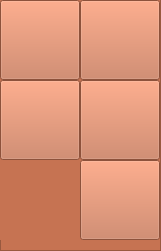
   <widget class="QFrame" name="frame_memo">
    <property name="geometry">
     <rect>
      <x>680</x>
      <y>260</y>
      <width>161</width>
      <height>251</height>
     </rect>
    </property>
    <property name="styleSheet">
     <string notr="true">background-color: #c67352;</string>
    </property>
    <property name="frameShape">
     <enum>QFrame::StyledPanel</enum>
    </property>
    <property name="frameShadow">
     <enum>QFrame::Raised</enum>
    </property>
    <widget class="QWidget" name="verticalLayoutWidget_3">
     <property name="geometry">
      <rect>
       <x>0</x>
       <y>0</y>
       <width>166</width>
       <height>251</height>
      </rect>
     </property>
     <layout class="QVBoxLayout" name="vbox_memo">
      <property name="spacing">
       <number>0</number>
      </property>
      <property name="sizeConstraint">
       <enum>QLayout::SetMinAndMaxSize</enum>
      </property>
      <item>
       <layout class="QHBoxLayout" name="hbox_memo_0">
        <property name="spacing">
         <number>0</number>
        </property>
        <item>
         <widget class="QPushButton" name="btn_memo_voltorb">
          <property name="minimumSize">
           <size>
            <width>80</width>
            <height>80</height>
           </size>
          </property>
          <property name="maximumSize">
           <size>
            <width>80</width>
            <height>80</height>
           </size>
          </property>
          <property name="text">
           <string/>
          </property>
          <property name="icon">
           <iconset>
            <normaloff>data/memo-v-uc.png</normaloff>data/memo-v-uc.png</iconset>
          </property>
          <property name="iconSize">
           <size>
            <width>80</width>
            <height>80</height>
           </size>
          </property>
         </widget>
        </item>
        <item>
         <widget class="QPushButton" name="btn_memo_1">
          <property name="minimumSize">
           <size>
            <width>80</width>
            <height>80</height>
           </size>
          </property>
          <property name="maximumSize">
           <size>
            <width>80</width>
            <height>80</height>
           </size>
          </property>
          <property name="text">
           <string/>
          </property>
          <property name="icon">
           <iconset>
            <normaloff>data/memo-1-uc.png</normaloff>data/memo-1-uc.png</iconset>
          </property>
          <property name="iconSize">
           <size>
            <width>80</width>
            <height>80</height>
           </size>
          </property>
         </widget>
        </item>
       </layout>
      </item>
      <item>
       <layout class="QHBoxLayout" name="hbox_memo_1">
        <property name="spacing">
         <number>0</number>
        </property>
        <item>
         <widget class="QPushButton" name="btn_memo_2">
          <property name="minimumSize">
           <size>
            <width>80</width>
            <height>80</height>
           </size>
          </property>
          <property name="maximumSize">
           <size>
            <width>80</width>
            <height>80</height>
           </size>
          </property>
          <property name="text">
           <string/>
          </property>
          <property name="icon">
           <iconset>
            <normaloff>data/memo-2-uc.png</normaloff>data/memo-2-uc.png</iconset>
          </property>
          <property name="iconSize">
           <size>
            <width>80</width>
            <height>80</height>
           </size>
          </property>
         </widget>
        </item>
        <item>
         <widget class="QPushButton" name="btn_memo_3">
          <property name="minimumSize">
           <size>
            <width>80</width>
            <height>80</height>
           </size>
          </property>
          <property name="maximumSize">
           <size>
            <width>80</width>
            <height>80</height>
           </size>
          </property>
          <property name="text">
           <string/>
          </property>
          <property name="icon">
           <iconset>
            <normaloff>data/memo-3-uc.png</normaloff>data/memo-3-uc.png</iconset>
          </property>
          <property name="iconSize">
           <size>
            <width>80</width>
            <height>80</height>
           </size>
          </property>
         </widget>
        </item>
       </layout>
      </item>
      <item>
       <layout class="QHBoxLayout" name="hbox_memo_2">
        <property name="spacing">
         <number>2</number>
        </property>
        <item>
         <spacer name="spacer_memo_exit">
          <property name="minimumSize">
           <size>
            <width>80</width>
            <height>80</height>
           </size>
          </property>
          <property name="maximumSize">
           <size>
            <width>80</width>
            <height>80</height>
           </size>
          </property>
          <property name="orientation">
           <enum>Qt::Horizontal</enum>
          </property>
          <property name="sizeType">
           <enum>QSizePolicy::Maximum</enum>
          </property>
          <property name="sizeHint" stdset="0">
           <size>
            <width>89</width>
            <height>20</height>
           </size>
          </property>
         </spacer>
        </item>
        <item>
         <widget class="QPushButton" name="btn_memo_exit">
          <property name="minimumSize">
           <size>
            <width>80</width>
            <height>80</height>
           </size>
          </property>
          <property name="maximumSize">
           <size>
            <width>80</width>
            <height>80</height>
           </size>
          </property>
          <property name="text">
           <string/>
          </property>
          <property name="icon">
           <iconset>
            <normaloff>data/memo-exit-uc.png</normaloff>data/memo-exit-uc.png</iconset>
          </property>
          <property name="iconSize">
           <size>
            <width>80</width>
            <height>80</height>
           </size>
          </property>
         </widget>
        </item>
       </layout>
      </item>
     </layout>
    </widget>
   </widget>
